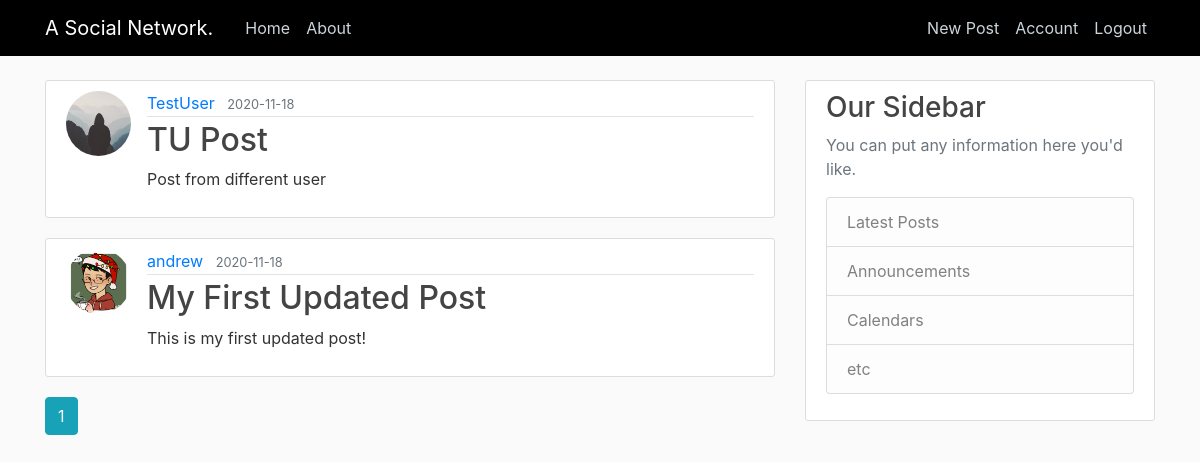
Screenshot of /home (signed in) with the database file from the repository.
### app/models.py (models this page shows, shortened)
class Post(db.Model):
    id = db.Column(db.Integer, primary_key = True)
    title = db.Column(db.String(100), nullable=False)
    date_posted = db.Column(db.DateTime, nullable=False, default=datetime.utcnow)
    content = db.Column(db.Text, nullable=False)
    user_id = db.Column(db.Integer, db.ForeignKey('user.id'), nullable=False)

class User(db.Model, UserMixin):
    id = db.Column(db.Integer, primary_key = True)
    username = db.Column(db.String(20), unique=True, nullable=False)
    email = db.Column(db.String(120), unique=True, nullable=False)
    image_file = db.Column(db.String(20),nullable=False, default='default.jpg')
    password = db.Column(db.String(60),nullable=False)
    posts = db.relationship('Post', backref='author', lazy=True)

### app/main/routes.py (the view)
@main.route('/')
@main.route('/home')
def home():
    page = request.args.get('page', 1, type=int)
    posts = Post.query.order_by(Post.date_posted.desc()).paginate(per_page=5, page=page)
    return render_template('home.html',posts=posts)

### app/models.py (called while the page is built)
@login_manager.user_loader
def load_user(user_id):
    return User.query.get(int(user_id))

### app/templates/home.html
{% extends 'layout.html' %}
{% block content %}
    {% for post in posts.items %}
        <article class="media content-section">
            <img class="rounded-circle article-img" src="{{ url_for('static', filename='profile_pics/' + post.author.image_file) }}" alt="profile_picture">
            <div class="media-body">
            <div class="article-metadata">
                <a class="mr-2" href="{{ url_for('users.user_posts', username=post.author.username) }}">{{ post.author.username }}</a>
                <small class="text-muted">{{ post.date_posted.strftime('%Y-%m-%d') }}</small>
            </div>
            <h2><a class="article-title" href="{{ url_for('posts.post', post_id = post.id) }}">{{ post.title }}</a></h2>
            <p class="article-content">{{ post.content }}</p>
            </div>
        </article>
    {% endfor %}
    {% for page_num in posts.iter_pages(left_edge=1, right_edge=1, left_current=1, right_current=2) %}
        {% if page_num %}
            {% if posts.page == page_num %}
            <a  class= 'btn btn-info mb-4' href="{{ url_for('main.home', page=page_num) }}">{{ page_num }}</a>
            {% else %}
                <a  class= 'btn btn-outline-info mb-4' href="{{ url_for('main.home', page=page_num) }}">{{ page_num }}</a>
            {% endif %}
        {% else %}
            ...
        {% endif %}
    {% endfor %}
{% endblock content %}

### app/static/main.css (style rules this page uses)
body { background: #fafafa; color: #333333; margin-top: 5rem; }
h1, h2, h3, h4, h5, h6 { color: #444444; }
.content-section { background: #ffffff; padding: 10px 20px; border: 1px solid #dddddd; border-radius: 3px; margin-bottom: 20px; }
.article-title { color: #444444; }
.article-content { white-space: pre-line; }
.article-img { height: 65px; width: 65px; margin-right: 16px; }
.article-metadata { padding-bottom: 1px; margin-bottom: 4px; border-bottom: 1px solid #e3e3e3 }

### rows the page displays
Post: image_file (placeholder picture), author.username "TestUser", date_posted "2020-11-18", title "TU Post", content "Post from different user"
Post: image_file (picture), author.username "andrew", date_posted "2020-11-18", title "My First Updated Post", content "This is my first updated post!"

### other values shown
{{ page_num }} "1"
